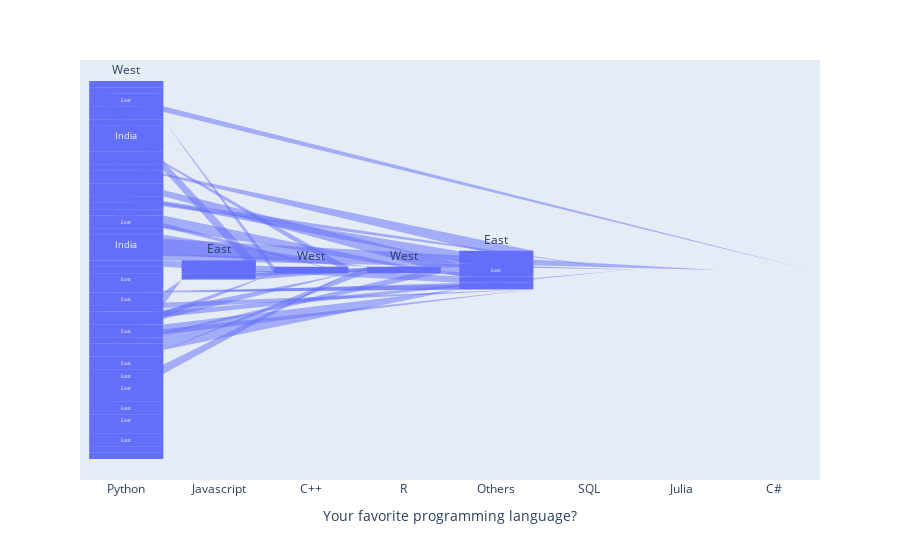

Source (notebook cell):
### Code cell
#Funnel plot
fig = px.funnel(Chilla_Class, x='Your favorite programming language?', y='Location')
fig.show()

### Figure 1 — Plotly figure (JSON) as saved in the notebook; plotly's stock layout.template omitted (floating-point values rounded to 4 significant figures; data arrays with more than 128 entries replaced by an {"elided": "..."} marker saying what was removed)
{"data": [{"hovertemplate": "Your favorite programming language?=%{x}<br>Location=%{y}<extra></extra>", "legendgroup": "", "marker": {"color": "#636efa"}, "name": "", "orientation": "v", "showlegend": false, "type": "funnel", "x": {"elided": "375 str values"}, "xaxis": "x", "y": {"elided": "375 str values"}, "yaxis": "y"}], "layout": {"legend": {"tracegroupgap": 0}, "margin": {"t": 60}, "xaxis": {"anchor": "y", "domain": [0, 1], "title": {"text": "Your favorite programming language?"}}, "yaxis": {"anchor": "x", "domain": [0, 1], "title": {"text": "Location"}}}}
